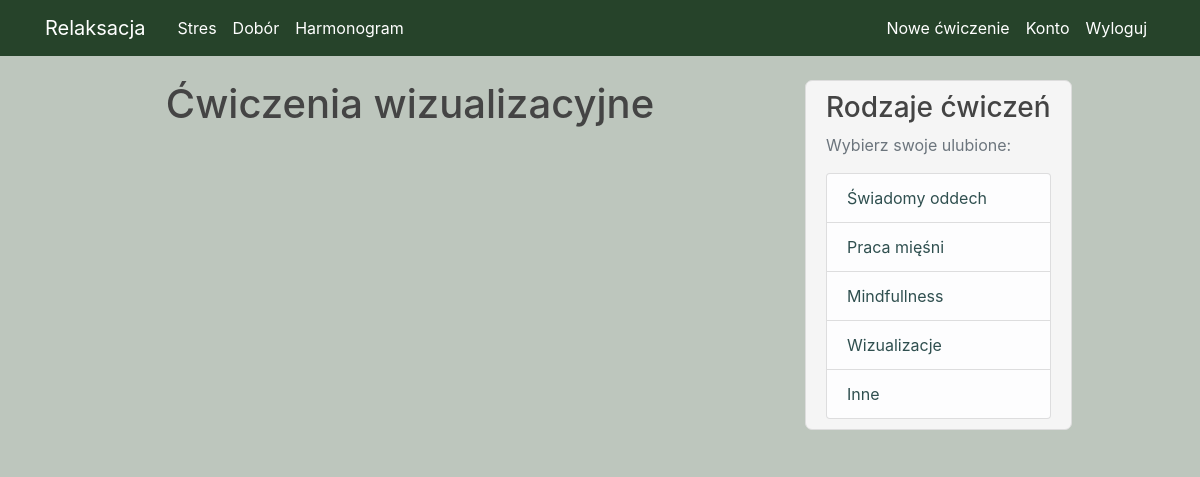
The page /wizualizacje (signed in) on the database as committed earlier.
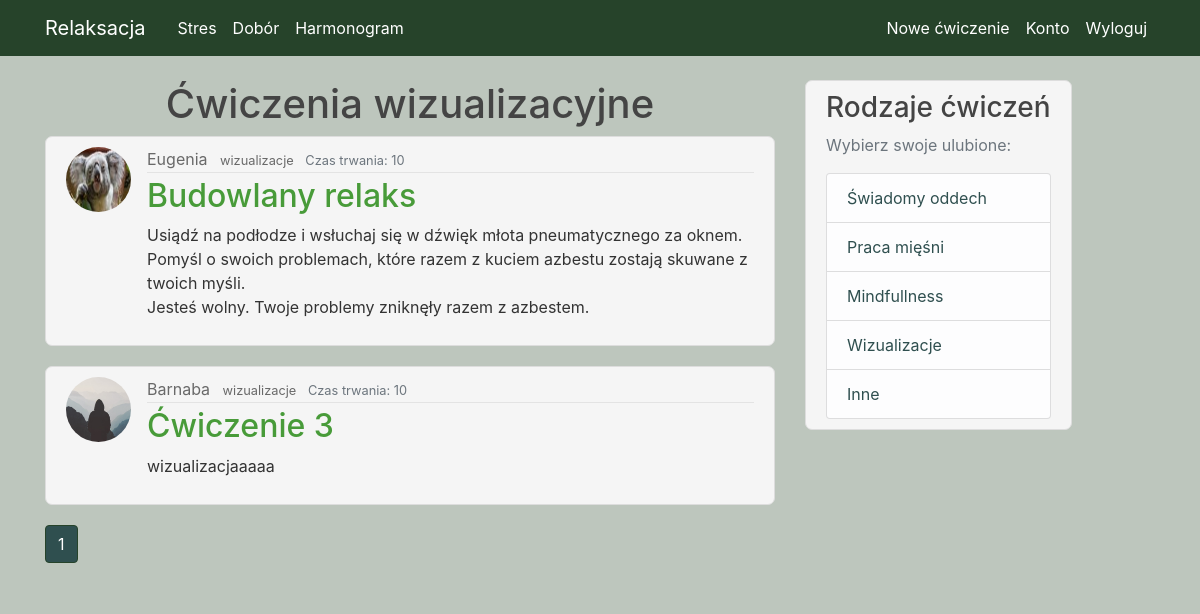
The same page on the database as committed later.
### Relaks/models.py (models this page shows, shortened)
class Post(db.Model):
    id = db.Column(db.Integer, primary_key=True, autoincrement=True)
    name = db.Column(db.String(100), nullable=True)
    category = db.Column(db.String(100), nullable=True)
    time = db.Column(db.Integer, nullable=True)
    content = db.Column(db.Text, nullable=True)
    user_id = db.Column(db.Integer, db.ForeignKey('user.id'), nullable=False)

class User(db.Model, UserMixin):
    id = db.Column(db.Integer, primary_key=True)
    username = db.Column(db.String(20), unique=True, nullable=False)
    email = db.Column(db.String(120), unique=True, nullable=False)
    image_file = db.Column(db.String(20), nullable=False, default='default.jpg')
    password = db.Column(db.String(60), nullable=False)
    posts = db.relationship('Post', backref='author', lazy=True)

### Relaks/routes.py (the view)
@app.route("/wizualizacje", methods=['GET', 'POST'])
@login_required
def wizualizacje():
    page = request.args.get('page', 1, type=int)
    post = Post.query.filter(
        Post.category == 'wizualizacje').paginate(page=page, per_page=5)
    return render_template('wizualizacje.html', title='Wizualizacje', post=post)

### Relaks/models.py (called while the page is built)
@login_manager.user_loader
def load_user(user_id):
    return User.query.get(int(user_id))

### Relaks/templates/wizualizacje.html (shortened to what this page needs)
{% extends "layout.html" %}
{% block content %}
    <h1 style="text-align: center" > Ćwiczenia wizualizacyjne </h1>
     {% for post in post.items %}
          <article class="media content-section">
          <img class="rounded-circle article-img" src="{{ url_for('static', filename='photo/' + post.author.image_file) }}">
          <div class="media-body">
            <div class="article-metadata">
              <a class="mr-2" href="#">{{ post.author.username }}</a>
              <small class="article-category">
          <a
            class="mr-2"
            href="{{ url_for('wizualizacje', category=post.category) }}"
            >{{ post.category }}</a>
                </small>
                <small class="text-muted">Czas trwania: {{ post.time }}</small>
            </div>
            <h2> <a class="article-title" href="{{ url_for('post', post_id=post.id) }}">{{ post.name}}</a> </h2>
            <p class="article-content">{{ post.content }}</p>
          </div>
        </article>
    {% endfor %}
      {% for page_num in post.iter_pages(left_edge=1, right_edge=1, left_current=1, right_current=2) %}
        {% if page_num %}
            {% if post.page == page_num %}
                <a class="btn btn-info mb-4" style="background-color: darkslategrey; border-color: #26432a" href="{{ url_for('wizualizacje', page=page_num)  }}"> {{ page_num }}</a>
             {% else %}
                <a class="btn btn-outline-info mb-4" style="background-color: darkslategrey; border-color: #26432a; " href="{{ url_for('wizualizacje', page=page_num)  }}"> {{ page_num }}</a>
             {% endif %}
        {% endif %}
    {% endfor %}
{% endblock content %}

Rows that differ between the two databases and show on the page:
added Post: image_file (picture), author.username "Eugenia", category "wizualizacje", time "10", name "Budowlany relaks", content "Usiądź na podłodze i wsłuchaj się w dźwięk młota pneumatycznego za oknem. Pomyśl o swoich problemach, które razem z kuciem azbestu zostają skuwane z twoich myśli. Jesteś wolny. Twoje problemy zniknęły razem z azbestem."
added Post: image_file (placeholder picture), author.username "Barnaba", category "wizualizacje", time "10", name "Ćwiczenie 3", content "wizualizacjaaaaa"
Other text that changed with them:
new list line: "1"
